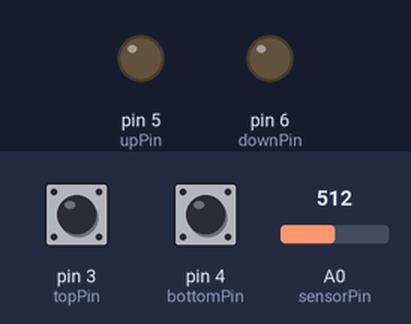
Simulated run of this sketch. Board: Arduino Uno, built with avr-gcc and run on an emulated ATmega328P. Parts: output pins drawn as LEDs (lit = HIGH). The test bench sets the inputs (shaded band); at power-on: A0 (sensorPin) = 512, pin 3 (topPin) HIGH, pin 4 (bottomPin) HIGH.

Above: at 1.2 s.
1.3 s: A0 (sensorPin) set to 887
2.8 s: A0 (sensorPin) set to 913
At 3.2 s:
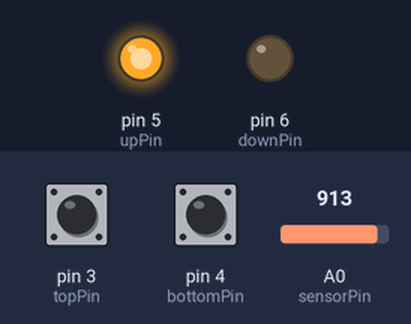
4.3 s: A0 (sensorPin) set to 40
At 5.5 s:
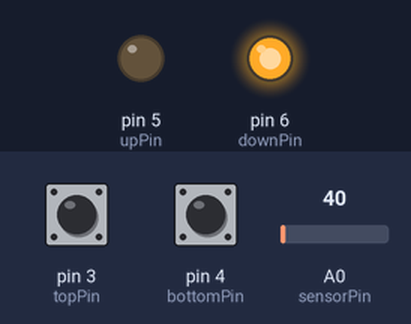
5.8 s: A0 (sensorPin) set to 46
7.3 s: A0 (sensorPin) set to 56
At 7.8 s:
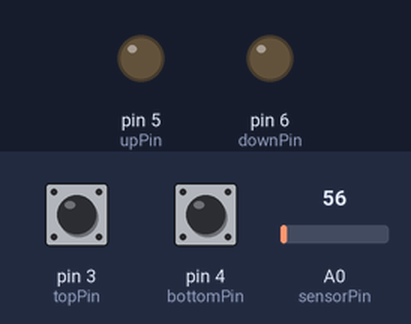
8.8 s: A0 (sensorPin) set to 0
At 10.1 s:
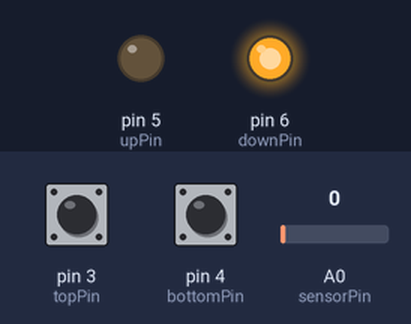
Timing chart, 0 to 11.3 s (numbered marks = the images above; inputs shaded):
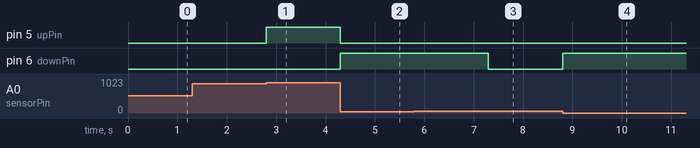

The sketch:

ChickenCoop.pde
```cpp
const int topPin = 3;
const int bottomPin = 4;
const int upPin = 5;
const int downPin = 6;
const int sensorPin = 0; // analog pin

const int nightThreshold = 50;
const int dayThreshold = 900;

void setup() {
  // Set internal pullupresistors on the switches
  pinMode(topPin, INPUT);
  digitalWrite(topPin, HIGH);
  pinMode(bottomPin, INPUT);
  digitalWrite(bottomPin, HIGH);

  pinMode(upPin, OUTPUT);
  pinMode(downPin, OUTPUT);
  stop();

  pinMode(sensorPin, INPUT);
}

void close() {
  digitalWrite(upPin, LOW);
  digitalWrite(downPin, HIGH);
}

void open() {
  digitalWrite(downPin, LOW);
  digitalWrite(upPin, HIGH);
}

void stop() {
  digitalWrite(downPin, LOW);
  digitalWrite(upPin, LOW);
}

boolean isNight(int lightValue) {
  return lightValue <= nightThreshold && digitalRead(bottomPin) == HIGH;
}

boolean isDay(int lightValue) {
  return lightValue >= dayThreshold && digitalRead(topPin) == HIGH;
}

void loop() {
  int lightValue = analogRead(sensorPin);

  if(isNight(lightValue)) {
    close();
  } else if(isDay(lightValue)) {
    open();
  } else {
    stop();
  }
}
```

Measured:
- the behaviour switches between 899 and 900 on A0 (sensorPin) (found by bisection; images 0 and 1)
- the behaviour switches between 50 and 51 on A0 (sensorPin) (found by bisection; images 2 and 3)
- after the input at 1.3 s, every drawn part: stays the same
- after the input at 2.8 s, pin 5 (upPin): LOW → HIGH at once
- after the input at 4.3 s, pin 5 (upPin): HIGH → LOW at once; pin 6 (downPin): LOW → HIGH at once
- after the input at 5.8 s, every drawn part: stays the same
- after the input at 7.3 s, pin 6 (downPin): HIGH → LOW at once
- after the input at 8.8 s, pin 6 (downPin): LOW → HIGH at once
